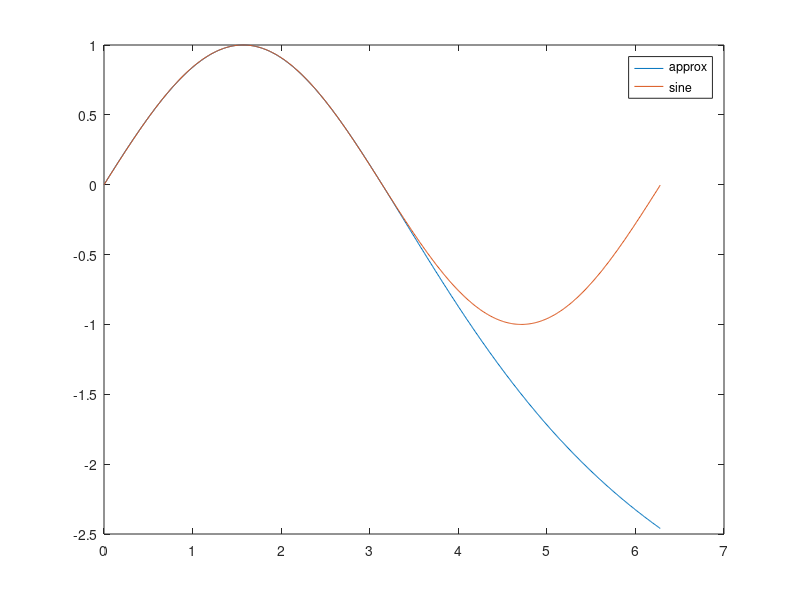

This chart was generated by the following MATLAB code:
% a fun code for 1400 yrs ago

clc;close all; clear;
n = 0:0.01:2*pi;
y = (16*(pi-n).*n)./(5*pi*pi-4*(pi-n).*n);
plot(n,y)
hold on
plot(n,sin(n))
legend('approx','sine')